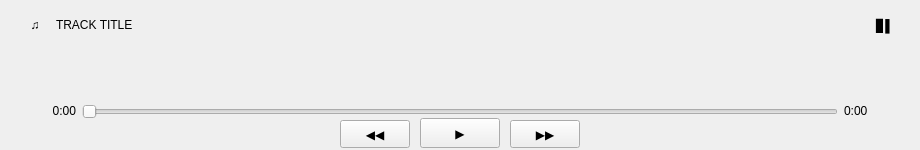
<?xml version="1.0" encoding="UTF-8"?>
<ui version="4.0">
 <class>MusicBar</class>
 <widget class="QWidget" name="MusicBar">
    <property name="geometry">
     <rect>
      <x>0</x>
      <y>0</y>
      <width>920</width>
      <height>150</height>
     </rect>
    </property>
    <property name="minimumSize">
     <size>
      <width>700</width>
      <height>140</height>
     </size>
    </property>
   <property name="windowTitle">
    <string>MusicBar</string>
   </property>
   <widget class="QLabel" name="lblMusicIcon">
    <property name="geometry">
     <rect>
      <x>20</x>
      <y>10</y>
      <width>30</width>
      <height>30</height>
     </rect>
    </property>
    <property name="text">
     <string>&#9835;</string>
    </property>
    <property name="alignment">
     <set>Qt::AlignCenter</set>
    </property>
   </widget>
   <widget class="QLabel" name="lblTrackTitle">
    <property name="geometry">
     <rect>
      <x>56</x>
      <y>10</y>
      <width>808</width>
      <height>30</height>
     </rect>
    </property>
    <property name="text">
     <string>TRACK TITLE</string>
    </property>
    <property name="alignment">
     <set>Qt::AlignLeft|Qt::AlignVCenter</set>
    </property>
   </widget>
    <widget class="QLabel" name="lblBarsIcon">
     <property name="geometry">
      <rect>
       <x>870</x>
       <y>10</y>
       <width>30</width>
       <height>30</height>
      </rect>
     </property>
    <property name="text">
     <string>&#9610;&#9612;</string>
    </property>
    <property name="alignment">
     <set>Qt::AlignCenter</set>
    </property>
   </widget>
    <widget class="QWidget" name="waveContainer" native="true">
     <property name="geometry">
      <rect>
       <x>20</x>
       <y>44</y>
       <width>880</width>
       <height>50</height>
      </rect>
     </property>
     <property name="minimumSize">
      <size>
       <width>0</width>
       <height>50</height>
      </size>
     </property>
     <property name="maximumSize">
      <size>
       <width>16777215</width>
       <height>50</height>
      </size>
     </property>
    </widget>
    <widget class="QLabel" name="lblCurrentTime">
     <property name="geometry">
      <rect>
       <x>20</x>
       <y>100</y>
       <width>56</width>
       <height>22</height>
      </rect>
     </property>
    <property name="text">
     <string>0:00</string>
    </property>
    <property name="alignment">
     <set>Qt::AlignRight|Qt::AlignTrailing|Qt::AlignVCenter</set>
    </property>
   </widget>
    <widget class="QSlider" name="progressSlider">
     <property name="geometry">
      <rect>
       <x>82</x>
       <y>104</y>
       <width>756</width>
       <height>16</height>
      </rect>
     </property>
    <property name="minimum">
     <number>0</number>
    </property>
    <property name="maximum">
     <number>672</number>
    </property>
    <property name="value">
     <number>0</number>
    </property>
    <property name="orientation">
     <enum>Qt::Horizontal</enum>
    </property>
    <property name="tickPosition">
     <enum>QSlider::NoTicks</enum>
    </property>
   </widget>
    <widget class="QLabel" name="lblTotalTime">
     <property name="geometry">
      <rect>
       <x>844</x>
       <y>100</y>
       <width>56</width>
       <height>22</height>
      </rect>
     </property>
    <property name="text">
     <string>0:00</string>
    </property>
    <property name="alignment">
     <set>Qt::AlignLeading|Qt::AlignLeft|Qt::AlignVCenter</set>
    </property>
   </widget>
    <widget class="QToolButton" name="btnPrev">
     <property name="geometry">
      <rect>
       <x>340</x>
       <y>120</y>
       <width>70</width>
       <height>28</height>
      </rect>
     </property>
    <property name="minimumSize">
     <size>
      <width>54</width>
      <height>28</height>
     </size>
    </property>
    <property name="text">
     <string>&#9664;&#9664;</string>
    </property>
   </widget>
    <widget class="QToolButton" name="btnPlay">
     <property name="geometry">
      <rect>
       <x>420</x>
       <y>118</y>
       <width>80</width>
       <height>30</height>
      </rect>
     </property>
    <property name="minimumSize">
     <size>
      <width>64</width>
      <height>30</height>
     </size>
    </property>
    <property name="text">
     <string>&#9654;</string>
    </property>
   </widget>
    <widget class="QToolButton" name="btnNext">
     <property name="geometry">
      <rect>
       <x>510</x>
       <y>120</y>
       <width>70</width>
       <height>28</height>
      </rect>
     </property>
    <property name="minimumSize">
     <size>
      <width>54</width>
      <height>28</height>
     </size>
    </property>
    <property name="text">
     <string>&#9654;&#9654;</string>
    </property>
   </widget>
  </widget>
 <resources/>
 <connections/>
</ui>
